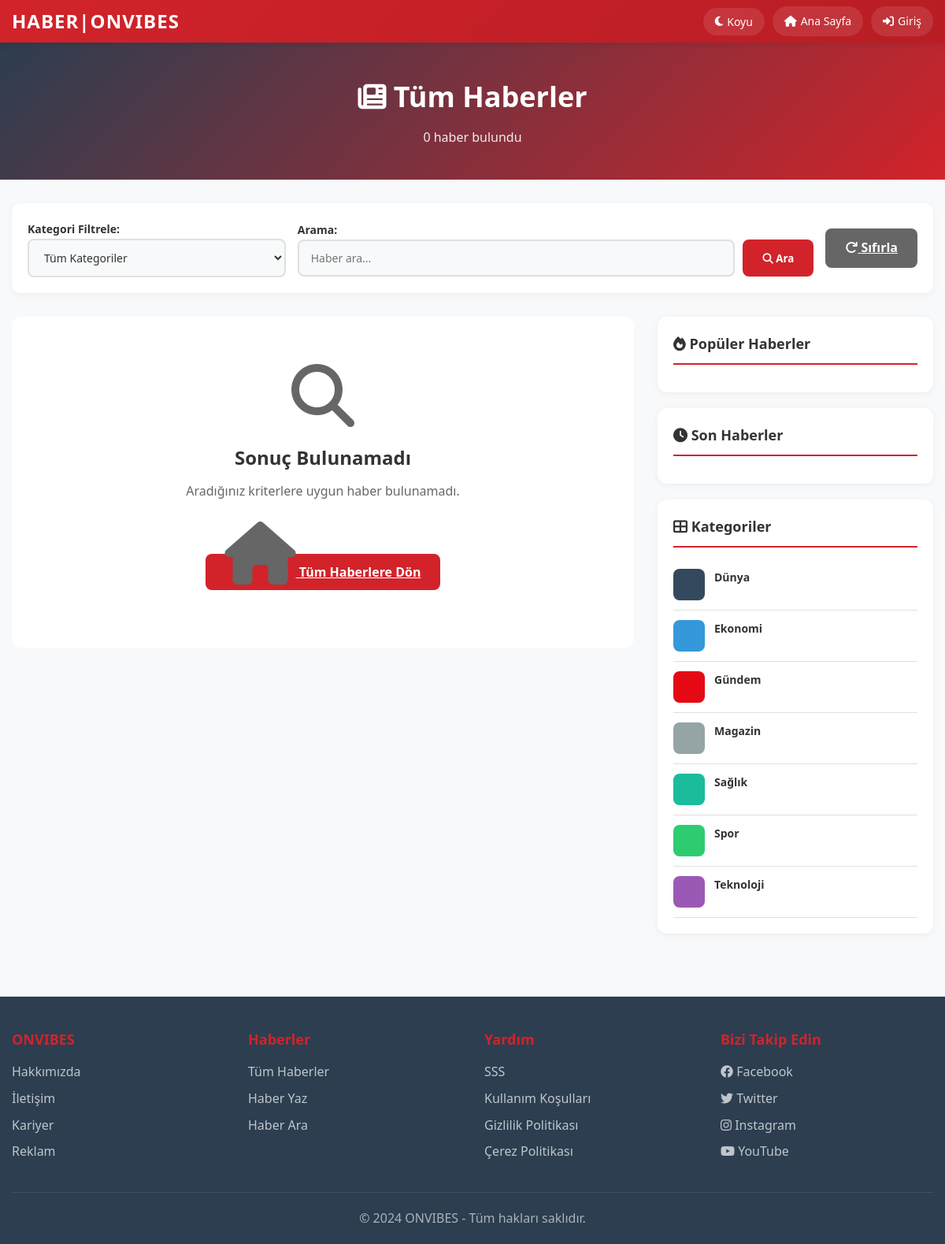
/Veri/haberler.php, run on the app's committed database.
### tables this page shows
CREATE TABLE `categories` (
  `id` int(11) NOT NULL,
  `name` varchar(100) NOT NULL,
  `slug` varchar(100) DEFAULT NULL,
  `description` text,
  `created_at` datetime DEFAULT NULL
);

### config.php (called while the page is built, shortened)
<?php
class Helper {
    public static function getCategoryColor($categoryName) {
        $colors = [
            'Politika' => '#e74c3c',
            'Ekonomi' => '#3498db',
            'Spor' => '#2ecc71',
            'Teknoloji' => '#9b59b6',
            'Kültür' => '#f39c12',
            'Sağlık' => '#1abc9c',
            'Dünya' => '#34495e',
            'Gündem' => '#e50914',
        ];
        return $colors[$categoryName] ?? '#95a5a6';
    }
}
?>

### Veri/haberler.php (the view, shortened to what this page needs)
<?php
include '../config.php';
$database = new Database();
$db = $database->getConnection();
$dark_mode = isset($_SESSION['dark_mode']) && $_SESSION['dark_mode'];
$per_page = 12;
$page = isset($_GET['page']) ? (int)$_GET['page'] : 1;
$offset = ($page - 1) * $per_page;
$category_filter = isset($_GET['category']) ? $_GET['category'] : '';
$search_filter = isset($_GET['search']) ? trim($_GET['search']) : '';
try {
    $categories_query = "SELECT * FROM categories ORDER BY name ASC";
    $categories_stmt = $db->prepare($categories_query);
    $categories_stmt->execute();
    $categories = $categories_stmt->fetchAll();
} catch (PDOException $e) {
    $categories = [];
}
$where_conditions = ["n.status = 'published'"];
$params = [];
$where_sql = implode(' AND ', $where_conditions);
$count_query = "SELECT COUNT(*) as total FROM news n WHERE $where_sql";
$count_stmt = $db->prepare($count_query);
$count_stmt->execute($params);
$total_news = $count_stmt->fetch()['total'];
$total_pages = ceil($total_news / $per_page);
$news_query = "SELECT n.*, c.name as category_name
               FROM news n
               LEFT JOIN categories c ON n.category_id = c.id
               LEFT JOIN users u ON n.author_id = u.id
               WHERE $where_sql
               ORDER BY n.created_at DESC
               LIMIT $per_page OFFSET $offset";
$news_stmt = $db->prepare($news_query);
$news_stmt->execute($params);
$news_list = $news_stmt->fetchAll();
?>
<!DOCTYPE html>
<html lang="tr">
<head>
    <link rel="stylesheet" href="https://cdnjs.cloudflare.com/ajax/libs/font-awesome/6.4.0/css/all.min.css">
</head>
<body class="<?php echo $dark_mode ? 'dark-mode' : ''; ?>">
    <header>
        <div class="main-menu">
            <div class="top-bar">
                <div class="container">
                    <a href="../index.php" class="logo-text">HABER|ONVIBES</a>
                    <div class="top-links">
                        <form method="POST" style="display: inline;">
                            <button type="submit" name="toggle_theme">
                                <i class="fas <?php echo $dark_mode ? 'fa-sun' : 'fa-moon'; ?>"></i>
                                <?php echo $dark_mode ? 'Açık' : 'Koyu'; ?>
                            </button>
                        </form>
                        <a href="../index.php">
                            <i class="fas fa-home"></i> Ana Sayfa
                        </a>
                        <?php if(isset($_SESSION['loggedin'])): ?>
                            <a href="../profil.php">
                                <i class="fas fa-user"></i> Profil
                            </a>
                            <a href="../Giris/logout.php">
                                <i class="fas fa-sign-out-alt"></i> Çıkış
                            </a>
                        <?php else: ?>
                            <a href="../Giris/login.php">
                                <i class="fas fa-sign-in-alt"></i> Giriş
                            </a>
                        <?php endif; ?>
                    </div>
                </div>
            </div>
        </div>
    </header>
    <div class="page-header">
        <div class="container">
            <h1 class="page-title">
                <i class="fas fa-newspaper"></i> Tüm Haberler
            </h1>
            <p class="page-subtitle">
                <?php echo $total_news; ?> haber bulundu
            </p>
        </div>
    </div>
    <div class="container">
        <div class="filter-section">
            <form method="GET" action="">
                <div class="filter-grid">
                    <div>
                        <label class="filter-label">Kategori Filtrele:</label>
                        <select name="category" class="filter-select" onchange="this.form.submit()">
                            <option value="">Tüm Kategoriler</option>
                        </select>
                    </div>
                    <div>
                        <label class="filter-label">Arama:</label>
                        <div class="search-box">
                            <input type="text" name="search" class="search-input" placeholder="Haber ara..." value="<?php echo htmlspecialchars($search_filter); ?>">
                            <button type="submit" class="search-btn">
                                <i class="fas fa-search"></i> Ara
                            </button>
                        </div>
                    </div>
                    <div style="display: flex; align-items: flex-end;">
                        <a href="haberler.php" class="reset-btn">
                            <i class="fas fa-redo"></i> Sıfırla
                        </a>
                    </div>
                </div>
            </form>
        </div>
        <div class="main-content">
            <div>
                <?php if(count($news_list) > 0): ?>
                    <div class="news-grid">
                        <?php foreach($news_list as $news): ?>
                            <div class="news-card" onclick="window.location.href='haber-detay.php?id=<?php echo $news['id']; ?>'">
                                <?php if(!empty($news['image'])): ?>
                                    <img src="../<?php echo htmlspecialchars($news['image']); ?>" alt="<?php echo htmlspecialchars($news['title']); ?>" class="news-image">
                                <?php else: ?>
                                    <div class="news-image"></div>
                                <?php endif; ?>
                                <div class="news-content">
                                    <?php if($news['category_name']): ?>
                                        <span class="news-category" style="background: <?php echo htmlspecialchars(Helper::getCategoryColor($news['category_name'])); ?>">
                                            <?php echo htmlspecialchars($news['category_name']); ?>
                                        </span>
                                    <?php endif; ?>
                                    <h3 class="news-title"><?php echo htmlspecialchars($news['title']); ?></h3>
                                    <p class="news-excerpt">
                                        <?php
                                        $excerpt = strip_tags($news['content']);
                                        echo htmlspecialchars(mb_substr($excerpt, 0, 150)) . '...';
                                        ?>
                                    </p>
                                    <div class="news-meta">
                                        <div class="news-author">
                                            <i class="fas fa-user"></i>
                                            <?php echo htmlspecialchars($news['author_name'] ?? 'Anonim'); ?>
                                        </div>
                                        <div class="news-date">
                                            <i class="fas fa-clock"></i>
                                            <?php echo date('d.m.Y', strtotime($news['created_at'])); ?>
                                        </div>
                                    </div>
                                </div>
                            </div>
                        <?php endforeach; ?>
                    </div>
                    <?php if($total_pages > 1): ?>
                        <div class="pagination">
                            <?php if($page > 1): ?>
                                <a href="?page=<?php echo $page-1; ?><?php echo !empty($category_filter) ? '&category='.$category_filter : ''; ?><?php echo !empty($search_filter) ? '&search='.$search_filter : ''; ?>" class="page-btn">
                                    <i class="fas fa-chevron-left"></i> Önceki
                                </a>
                            <?php endif; ?>
                            <?php for($i = 1; $i <= $total_pages; $i++): ?>
                                <?php if($i == 1 || $i == $total_pages || ($i >= $page - 2 && $i <= $page + 2)): ?>
                                    <a href="?page=<?php echo $i; ?><?php echo !empty($category_filter) ? '&category='.$category_filter : ''; ?><?php echo !empty($search_filter) ? '&search='.$search_filter : ''; ?>"
                                       class="page-btn <?php echo $i == $page ? 'active' : ''; ?>">
                                        <?php echo $i; ?>
                                    </a>
                                <?php elseif($i == $page - 3 || $i == $page + 3): ?>
                                    <span class="page-btn" style="border: none; cursor: default;">...</span>
                                <?php endif; ?>
                            <?php endfor; ?>
                            <?php if($page < $total_pages): ?>
                                <a href="?page=<?php echo $page+1; ?><?php echo !empty($category_filter) ? '&category='.$category_filter : ''; ?><?php echo !empty($search_filter) ? '&search='.$search_filter : ''; ?>" class="page-btn">
                                    Sonraki <i class="fas fa-chevron-right"></i>
                                </a>
                            <?php endif; ?>
                        </div>
                    <?php endif; ?>
                <?php else: ?>
                    <div class="no-results">
                        <i class="fas fa-search"></i>
                        <h2>Sonuç Bulunamadı</h2>
                        <p>Aradığınız kriterlere uygun haber bulunamadı.</p>
                        <br>
                        <a href="haberler.php" class="search-btn">
                            <i class="fas fa-home"></i> Tüm Haberlere Dön
                        </a>
                    </div>
                <?php endif; ?>
            </div>
            <aside class="sidebar">
                <div class="sidebar-widget">
                    <h3 class="widget-title">
                        <i class="fas fa-fire"></i> Popüler Haberler
                    </h3>
                </div>
                <div class="sidebar-widget">
                    <h3 class="widget-title">
                        <i class="fas fa-clock"></i> Son Haberler
                    </h3>
                </div>
                <div class="sidebar-widget">
                    <h3 class="widget-title">
                        <i class="fas fa-th-large"></i> Kategoriler
                    </h3>
                    <?php foreach($categories as $cat): ?>
                        <a href="?category=<?php echo $cat['id']; ?>" style="text-decoration: none;">
                            <div class="sidebar-news-item" style="border-bottom: 1px solid var(--border);">
                                <div style="width: 40px; height: 40px; background: <?php echo htmlspecialchars(Helper::getCategoryColor($cat['name'])); ?>; border-radius: 8px; flex-shrink: 0;"></div>
                                <div class="sidebar-news-content">
                                    <h4 class="sidebar-news-title"><?php echo htmlspecialchars($cat['name']); ?></h4>
                                </div>
                            </div>
                        </a>
                    <?php endforeach; ?>
                </div>
            </aside>
        </div>
    </div>
    <footer>
        <div class="container">
            <div class="footer-content">
                <div class="footer-column">
                    <h3>ONVIBES</h3>
                    <ul class="footer-links">
                        <li><a href="../hakkimizda.php">Hakkımızda</a></li>
                        <li><a href="../iletisim.php">İletişim</a></li>
                        <li><a href="../kariyer.php">Kariyer</a></li>
                        <li><a href="../reklam.php">Reklam</a></li>
                    </ul>
                </div>
                <div class="footer-column">
                    <h3>Haberler</h3>
                    <ul class="footer-links">
                        <li><a href="haberler.php">Tüm Haberler</a></li>
                        <li><a href="haber-edit.php">Haber Yaz</a></li>
                        <li><a href="arama.php">Haber Ara</a></li>
                    </ul>
                </div>
                <div class="footer-column">
                    <h3>Yardım</h3>
                    <ul class="footer-links">
                        <li><a href="../sss.php">SSS</a></li>
                        <li><a href="../kullanim.php">Kullanım Koşulları</a></li>
                        <li><a href="../gizlilik.php">Gizlilik Politikası</a></li>
                        <li><a href="../cerez.php">Çerez Politikası</a></li>
                    </ul>
                </div>
                <div class="footer-column">
                    <h3>Bizi Takip Edin</h3>
                    <ul class="footer-links">
                        <li><a href="#"><i class="fab fa-facebook"></i> Facebook</a></li>
                        <li><a href="#"><i class="fab fa-twitter"></i> Twitter</a></li>
                        <li><a href="#"><i class="fab fa-instagram"></i> Instagram</a></li>
                        <li><a href="#"><i class="fab fa-youtube"></i> YouTube</a></li>
                    </ul>
                </div>
            </div>
            <div class="copyright">
                &copy; 2024 ONVIBES - Tüm hakları saklıdır.
            </div>
        </div>
    </footer>
</body>
</html>

### data on the page
categories: name "Dünya"
categories: name "Ekonomi"
categories: name "Gündem"
categories: name "Magazin"
categories: name "Sağlık"
categories: name "Spor"
categories: name "Teknoloji"

### other printed values
$total_news "0"
